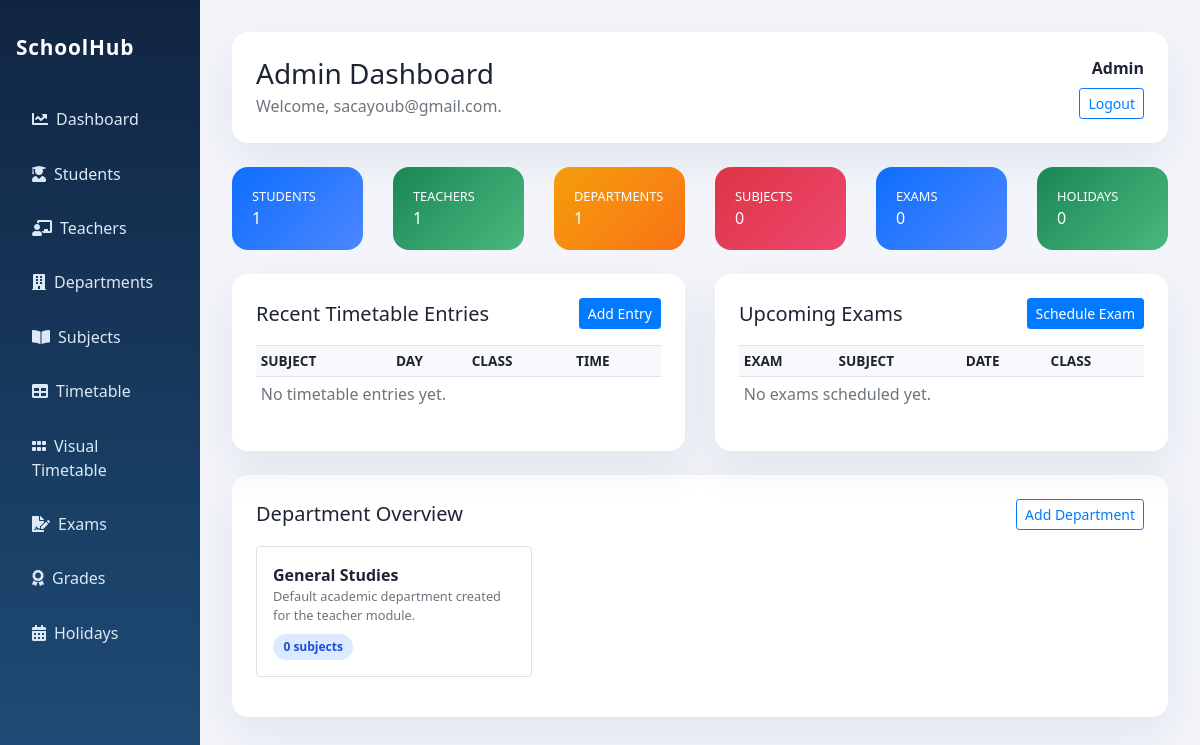
Page /dashboard/admin/ (signed in) on the earlier database version.
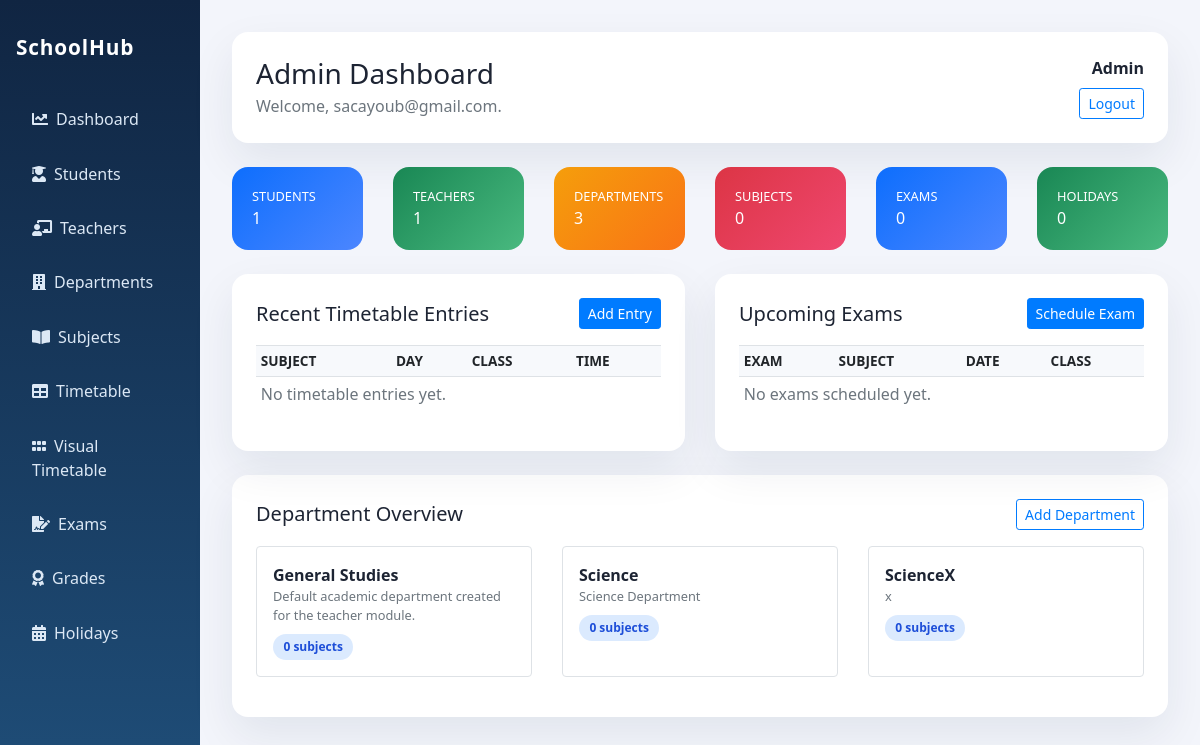
Same page on the later database version.
### faculty/models.py (models this page shows, shortened)
class Department(models.Model):
    name = models.CharField(max_length=150, unique=True)
    description = models.TextField(blank=True)
    created_at = models.DateTimeField(auto_now_add=True)
    class Meta:
        ordering = ["name"]

### faculty/views.py (the view)
# urls.py: path("dashboard/admin/", views.admin_dashboard, name="admin_dashboard"),
@role_required("admin")
def admin_dashboard(request):
    context = {
        "stats": {
            "students": Student.objects.count(),
            "teachers": TeacherProfile.objects.count(),
            "departments": Department.objects.count(),
            "subjects": Subject.objects.count(),
            "exams": Exam.objects.count(),
            "holidays": Holiday.objects.count(),
        },
        "latest_timetable_entries": TimetableEntry.objects.select_related("subject", "teacher")[:5],
        "latest_exams": Exam.objects.select_related("subject", "teacher")[:5],
        "department_breakdown": Department.objects.annotate(total_subjects=Count("subjects"))[:5],
    }
    return render(request, "Home/index.html", context)

### home_auth/models.py (called while the page is built)
    @property
    def role(self):
        if self.is_superuser or self.is_admin:
            return "Admin"
        if self.is_teacher:
            return "Teacher"
        if self.is_student:
            return "Student"
        return "User"

### templates/Home/index.html (shortened to what the changed rows need)
{% extends 'Home/base.html' %}
{% block page_title %}Admin Dashboard{% endblock %}
{% block body %}
<div class="row g-3 mb-4">
    <div class="col-md-4 col-xl-2">
        <div class="metric-card gold">
            <div class="small text-uppercase">Departments</div>
            <div class="display-6">{{ stats.departments }}</div>
        </div>
    </div>
</div>
<div class="row">
    <div class="col-lg-6 mb-4">
        <div class="content-card p-4">
            <div class="d-flex justify-content-between align-items-center mb-3">
                <h2 class="h5 mb-0">Recent Timetable Entries</h2>
            </div>
            <div class="table-responsive">
                <table class="table table-sm">
                    <thead>
                        <tr>
                            <th>Subject</th>
                            <th>Day</th>
                            <th>Class</th>
                            <th>Time</th>
                        </tr>
                    </thead>
                </table>
            </div>
        </div>
    </div>
    <div class="col-lg-6 mb-4">
        <div class="content-card p-4">
            <div class="d-flex justify-content-between align-items-center mb-3">
                <h2 class="h5 mb-0">Upcoming Exams</h2>
            </div>
            <div class="table-responsive">
                <table class="table table-sm">
                    <thead>
                        <tr>
                            <th>Exam</th>
                            <th>Subject</th>
                            <th>Date</th>
                            <th>Class</th>
                        </tr>
                    </thead>
                </table>
            </div>
        </div>
    </div>
</div>
<div class="content-card p-4">
    <div class="d-flex justify-content-between align-items-center mb-3">
        <h2 class="h5 mb-0">Department Overview</h2>
    </div>
    <div class="row">
        {% for department in department_breakdown %}
            <div class="col-md-4 mb-3">
                <div class="border rounded p-3 h-100">
                    <div class="font-weight-bold">{{ department.name }}</div>
                    <div class="text-muted small mb-2">{{ department.description|default:"No description yet." }}</div>
                    <span class="pill pill-blue">{{ department.total_subjects }} subject{{ department.total_subjects|pluralize }}</span>
                </div>
            </div>
        {% empty %}
            <div class="col-12 text-muted">No departments created yet.</div>
        {% endfor %}
    </div>
</div>
{% endblock %}

Differences in the rows shown:
added Department: name "Science", description "Science Department", total_subjects "0"
added Department: name "ScienceX", description "x", total_subjects "0"
Other differences:
{{ stats.departments }}: "1" → "3"
